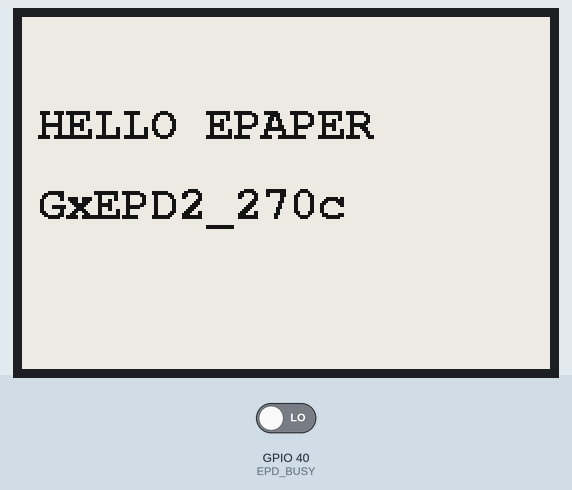
Recording of a sketch running on a simulated ESP32-S3. Parts: 264×176 one-colour display. The test bench sets the inputs (shaded band); at power-on: GPIO 40 (EPD_BUSY) LOW. What the sketch prints to the serial monitor is not drawn.

Above: at 31.0 s.

The sketch:

eink2.ino.ino
```cpp
#include <Arduino.h>
#include <SPI.h>
#include <GxEPD2_BW.h>
#include <Fonts/FreeMonoBold12pt7b.h>

// ---- PINS: try set A first; if no flicker, switch to set B ----
// Set A (your current map)
#define EPD_SCK   12
#define EPD_MOSI  11
#define EPD_CS    10
#define EPD_DC    42
#define EPD_RST   41
#define EPD_BUSY  40

/* // Set B (alternate safe pins for control lines on ESP32-S3)
#define EPD_SCK   12
#define EPD_MOSI  11
#define EPD_CS    10
#define EPD_DC    5
#define EPD_RST   6
#define EPD_BUSY  7
*/

// ---- DRIVER SELECT ----
// Most Waveshare 2.7" BW (264x176) work with GxEPD2_270
// If no flicker/output, comment the first line and UNcomment the second to try GDEY027T91.

#define USE_GDEP270   // common
//#define USE_GDEY027T91

#ifdef USE_GDEP270
  #define PANEL_NAME "GxEPD2_270c"
  GxEPD2_BW<GxEPD2_270c, GxEPD2_270c::HEIGHT> display(GxEPD2_270c(EPD_CS, EPD_DC, EPD_RST, EPD_BUSY));
#endif
#ifdef USE_GDEY027T91
  #define PANEL_NAME "GxEPD2_270_GDEY027T91"
  GxEPD2_BW<GxEPD2_270_GDEY027T91, GxEPD2_270_GDEY027T91::HEIGHT> display(GxEPD2_270_GDEY027T91(EPD_CS, EPD_DC, EPD_RST, EPD_BUSY));
#endif

void hardResetPulse() {
  pinMode(EPD_RST, OUTPUT);
  digitalWrite(EPD_RST, HIGH);
  delay(10);
  digitalWrite(EPD_RST, LOW);   // active low reset
  delay(20);
  digitalWrite(EPD_RST, HIGH);
  delay(200);                   // give power-on settle time
}

void printBusy(const char* tag) {
  pinMode(EPD_BUSY, INPUT);
  int b = digitalRead(EPD_BUSY);
  Serial.print(tag);
  Serial.print(" BUSY=");
  Serial.println(b);
}

void setup() {
  Serial.begin(115200);
  delay(200);
  Serial.println("\n--- ePaper probe ---");

  // Start SPI (panel is write-only → MISO = -1)
  SPI.begin(EPD_SCK, -1, EPD_MOSI, EPD_CS);

  // 1) Hardware reset pulse (you should see a tiny flicker if panel is alive)
  Serial.println("Pulsing RST...");
  hardResetPulse();
  printBusy("After RST");

  // 2) Init display (try a conservative clock inside the driver)
  Serial.print("Init display: "); Serial.println(PANEL_NAME);
  display.init(115200);
  display.setRotation(1);
  display.setFullWindow();

  // 3) Clear to white (full refresh)
  Serial.println("Full clear...");
  display.firstPage();
  do { display.fillScreen(GxEPD_WHITE); } while (display.nextPage());
  printBusy("After clear");

  delay(500);

  // 4) Big text test
  Serial.println("Draw text...");
  display.firstPage();
  do {
    display.fillScreen(GxEPD_WHITE);
    display.setTextColor(GxEPD_BLACK);
    display.setFont(&FreeMonoBold12pt7b);
    display.setCursor(8, 60);
    display.print("HELLO EPAPER");
    display.setCursor(8, 100);
    display.print(PANEL_NAME);
  } while (display.nextPage());
  printBusy("After text");

  Serial.println("Done. If no flicker at all, check pins/driver/power.");
}

void loop() {
  // nothing
}
```
